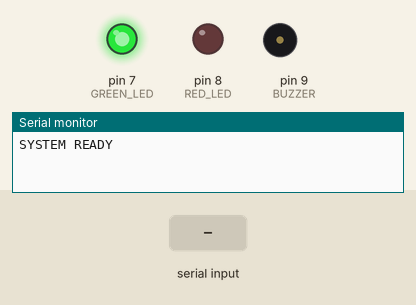
Bench run of a sketch on a simulated Arduino Uno, built with avr-gcc and run on an emulated ATmega328P. On the bench: output pins drawn as LEDs (lit = HIGH), buzzer (waves = sounding), the last lines printed to the serial monitor. Dashed ring = blinking. Inputs (shaded band) come from the test bench.

Above: at 1.2 s.
1.3 s: "L" received over Serial
At 4.05 s:
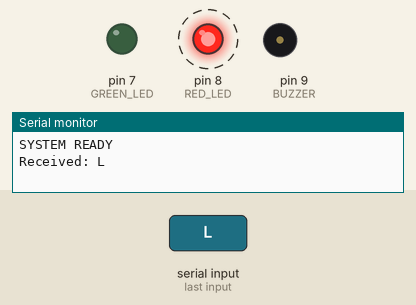
4.3 s: "E" received over Serial
At 5.6 s:
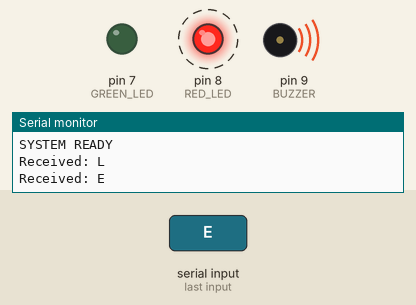
7.3 s: "B" received over Serial
At 10.5 s:
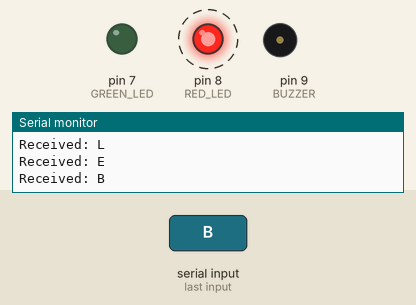
Timing chart, 0 to 12.0 s (numbered marks = the images above; inputs shaded):
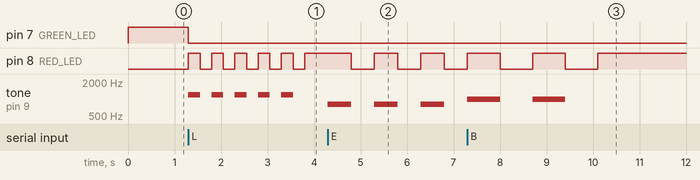

The sketch:

sample.ino
```cpp
#define RED_LED 8
#define GREEN_LED 7
#define BUZZER 9

char data;

void setup() {

  Serial.begin(115200);

  pinMode(RED_LED, OUTPUT);
  pinMode(GREEN_LED, OUTPUT);
  pinMode(BUZZER, OUTPUT);

  // SAFE MODE DEFAULT
  digitalWrite(GREEN_LED, HIGH);
  digitalWrite(RED_LED, LOW);

  noTone(BUZZER);

  Serial.println("SYSTEM READY");
}

void loop() {

  if (Serial.available() > 0) {

    data = Serial.read();

    Serial.print("Received: ");
    Serial.println(data);

    // ======================================
    // LEOPARD ALERT
    // ======================================
    if (data == 'L') {

      digitalWrite(GREEN_LED, LOW);

      for (int i = 0; i < 5; i++) {

        digitalWrite(RED_LED, HIGH);

        tone(BUZZER, 1200);

        delay(250);

        digitalWrite(RED_LED, LOW);

        noTone(BUZZER);

        delay(250);
      }

      digitalWrite(RED_LED, HIGH);
    }

    // ======================================
    // ELEPHANT ALERT
    // ======================================
    else if (data == 'E') {

      digitalWrite(GREEN_LED, LOW);

      for (int i = 0; i < 3; i++) {

        digitalWrite(RED_LED, HIGH);

        tone(BUZZER, 800);

        delay(500);

        digitalWrite(RED_LED, LOW);

        noTone(BUZZER);

        delay(500);
      }

      digitalWrite(RED_LED, HIGH);
    }

    // ======================================
    // BEAR ALERT
    // ======================================
    else if (data == 'B') {

      digitalWrite(GREEN_LED, LOW);

      for (int i = 0; i < 2; i++) {

        digitalWrite(RED_LED, HIGH);

        tone(BUZZER, 1000);

        delay(700);

        digitalWrite(RED_LED, LOW);

        noTone(BUZZER);

        delay(700);
      }

      digitalWrite(RED_LED, HIGH);
    }

    // ======================================
    // SAFE MODE
    // ======================================
    else if (data == '0') {

      digitalWrite(RED_LED, LOW);

      digitalWrite(GREEN_LED, HIGH);

      noTone(BUZZER);
    }
  }
}
```

Measured:
- after the input at 1.3 s, pin 7 (GREEN_LED): HIGH → LOW at once; pin 8 (RED_LED): alternates HIGH for 0.25 s and LOW for 0.25 s, starting at once; tone on pin 9 (BUZZER): alternates 1200 Hz for 0.25 s and silent for 0.25 s, 10 changes in all, then stays silent, starting at once
- after the input at 4.3 s, pin 8 (RED_LED): alternates HIGH for 0.50 s and LOW for 0.50 s, starting after 0.50 s; tone on pin 9 (BUZZER): alternates 800 Hz for 0.50 s and silent for 0.50 s, starting at once
- after the input at 7.3 s, tone on pin 9 (BUZZER): alternates 1000 Hz for 0.70 s and silent for 0.70 s, 4 changes in all, then stays silent, starting at once
